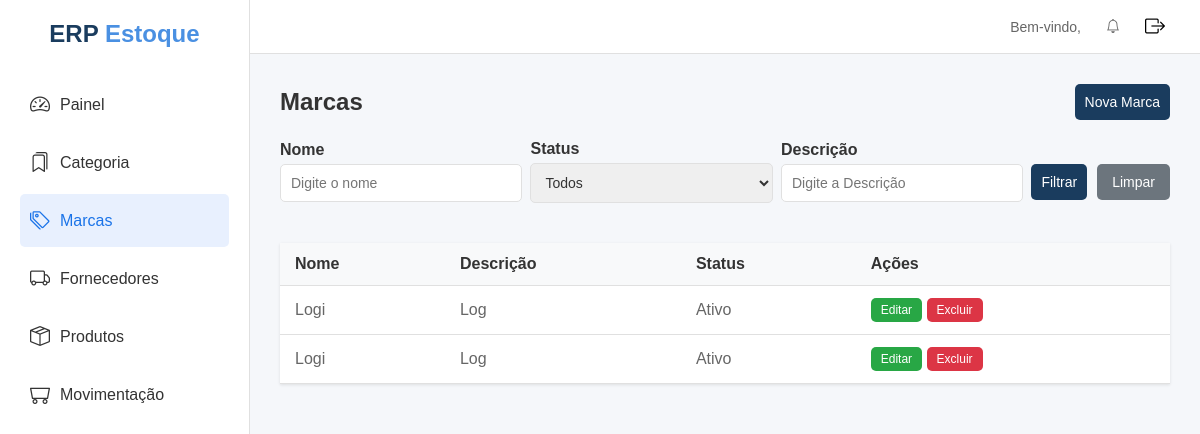
Page /Marca/ on the committed database.
### apps/marcas/models.py (models this page shows, shortened)
class Marca(models.Model):
    nome = models.CharField(max_length=500)
    descricao = models.TextField(null=True, blank=True)
    status = models.BooleanField(default=True)
    created_at = models.DateTimeField(auto_now_add=True)
    updated_at = models.DateTimeField(auto_now=True)
    class Meta:
        ordering = ['nome']

### apps/marcas/views.py (the view)
# urls.py: path('Marca/', MarcaListView.as_view(), name='marca_list'),
class MarcaListView(ListView):
    model = Marca
    template_name = 'marcas/marca_list.html'
    context_object_name = 'marca'
    def get_queryset(self):
        queryset = super().get_queryset()
        nome = self.request.GET.get('nome')
        status = self.request.GET.get('status')
        descricao = self.request.GET.get('descricao')
        if nome:
            queryset = queryset.filter(nome__icontains=nome)
        if descricao:
            queryset = queryset.filter(nome__icontains=descricao)
        if status == 'true':
            queryset = queryset.filter(status=True)
        if status == 'false':
            queryset = queryset.filter(status=False)
        return queryset

### apps/notificacao/context_processors.py (called while the page is built)
def notificacoes(request):
    return {
        'notificacoes': Notificacao.objects.filter(lida=False)
    }

### apps/templates/marcas/marca_list.html (shortened to what this page needs)
{% extends 'layouts/base.html' %}
{% block conteudo %}
<div class="content">
    <div class="page-header">
        <h1>Marcas</h1>
        <a href="{% url 'marcas:marca_form' %}" class="btn btn-primary">Nova Marca</a>
    </div>
    <form method="get" class="filter-form">
        <div class="form-group">
            <label for="nome">Nome</label>
            <input type="text" name="nome" id="nome" value="{{ request.GET.nome }}" class="form-control" placeholder="Digite o nome">
        </div>
        <div class="form-group">
            <label for="status">Status</label>
            <select name="status" id="status" class="form-control">
                <option value="">Todos</option>
            </select>
        </div>
        <div class="form-group">
            <label for="descricao">Descrição</label>
            <input type="text" name="descricao" id="descricao" value="{{ request.GET.descricao }}" class="form-control" placeholder="Digite a Descrição">
        </div>
        <div class="filter-buttons">
            <button type="submit" class="btn btn-primary">Filtrar</button>
            <a href="{% url 'marcas:marca_list' %}" class="btn btn-secondary">Limpar</a>
        </div>
    </form>
    <table class="table">
        <thead>
            <tr>
                <th>Nome</th>
                <th>Descrição</th>
                <th>Status</th>
                <th>Ações</th>
            </tr>
        </thead>
        <tbody>
            {% for marcas in marca %}
            <tr>
                <td>{{ marcas.nome }}</td>
                <td>{{ marcas.descricao|default:"-" }}</td>
                <td>{{ marcas.status|yesno:"Ativo,Inativo" }}</td>
                <td>
                    <a href="{% url 'marcas:marca_form' marcas.id %}" class="btn btn-sm btn-edit">Editar</a>
                    <button class="btn btn-sm btn-delete" data-id="{{ marca.id }}">Excluir</button>
                </td>
            </tr>
            {% empty %}
            <tr>
                <td colspan="4">Nenhuma marca cadastrada.</td>
            </tr>
            {% endfor %}
        </tbody>
    </table>
</div>
{% endblock %}

### apps/static/assets/css/style.css (style rules this page uses)
* { margin: 0; padding: 0; box-sizing: border-box; font-family: Arial, sans-serif; }
body { background-color: #f5f7fa; }
.content { padding: 30px; }
.content h1 { font-size: 24px; color: #333; }
.page-header { display: flex; justify-content: space-between; align-items: center; margin-bottom: 20px; }
.table { width: 100%; border-collapse: collapse; background-color: #fff; box-shadow: 0 1px 3px rgba(0, 0, 0, 0.1); }
.table th, .table td { padding: 12px 15px; text-align: left; border-bottom: 1px solid #e0e0e0; }
.table th { background-color: #f8f9fa; font-weight: 600; color: #333; }
.table td { color: #666; }
.form-group { margin-bottom: 20px; }
.form-group label { display: block; margin-bottom: 5px; font-weight: 600; color: #333; }
.form-control { width: 100%; padding: 10px; border: 1px solid #e0e0e0; border-radius: 5px; font-size: 14px; color: #333; }
.btn { padding: 10px 15px; border: none; border-radius: 5px; font-size: 14px; cursor: pointer; text-decoration: none; display: inline-block; }
.btn-primary { background-color: #1a73e8; color: #fff; }
.btn-secondary { background-color: #6c757d; color: #fff; }
.btn-edit { background-color: #28a745; color: #fff; }
.btn-delete { background-color: #dc3545; color: #fff; }
.btn-sm { padding: 5px 10px; font-size: 12px; }
.filter-form { display: flex; flex-wrap: wrap; justify-content: space-between; align-items: center; margin-bottom: 20px; }
.filter-form .form-group { flex: 1; min-width: 200px; margin-right: 8px; }
.filter-buttons { display: flex; gap: 10px; margin-left: auto; }
.btn-primary { background-color: #1a3c5e; border: none; border-radius: 5px; padding: 10px; font-weight: 500; }

### rows in the picture
Marca: nome "Logi", descricao "Log", status "Ativo"
Marca: nome "Logi", descricao "Log", status "Ativo"
